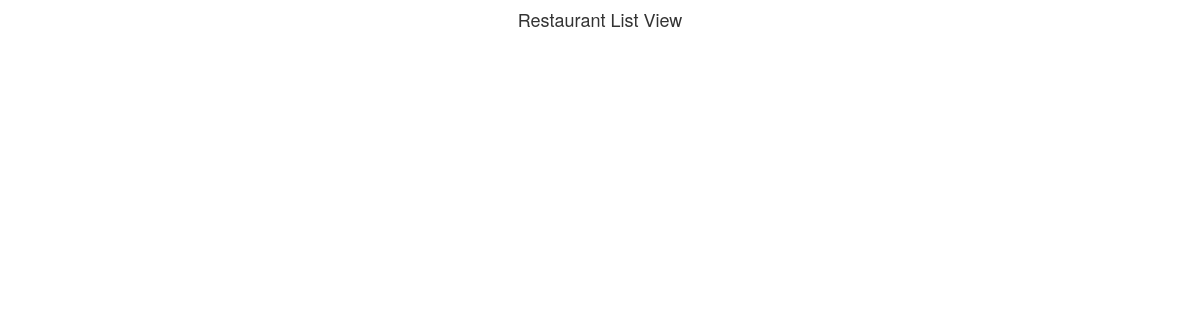
/restaurants/, run on an earlier commit of the app's database.
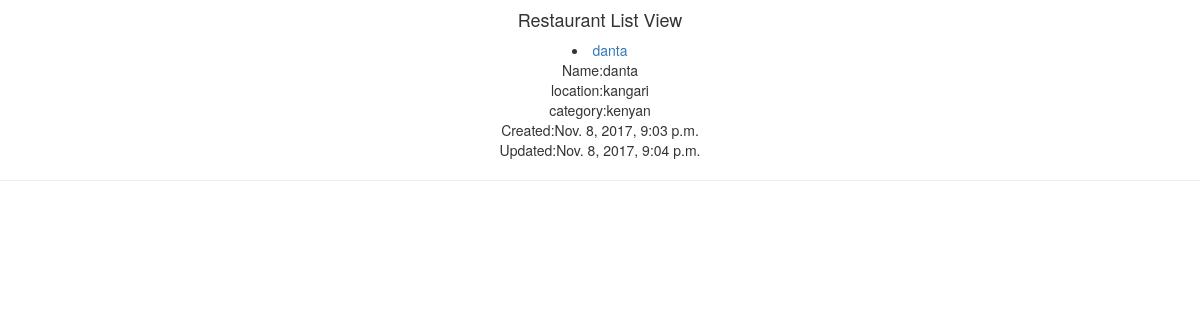
And on a later commit of the database.
### restaurants/models.py (models this page shows, shortened)
class RestaurantLocation(models.Model):
    owner     =      models.ForeignKey(User)
    name      =      models.CharField(max_length=120)
    location  =      models.CharField(max_length=120,blank=True, null=True)
    category  =      models.CharField(max_length=120,blank=False, null=True)
    timestamp =      models.DateTimeField(auto_now_add=True)  #when it was created/ added
    updated   =      models.DateTimeField(auto_now=True) #when it was updated/changed
    slug      =      models.SlugField(unique=True,blank=True, null=True)
    def __str__(self):
        return self.name

### restaurants/views.py (the view)
# urls.py: url(r'^restaurants/$',RestaurantListView.as_view()),
class RestaurantListView(ListView):
    template_name = 'restaurants/list.html'
    def get_queryset(self):
        slug  = self.kwargs.get("slug")
        if slug:
            queryset = RestaurantLocation.objects.filter(
            Q(category__iexact=slug) |
            Q(category__contains=slug)
            )
        else:
            queryset = RestaurantLocation.objects.all()
        return queryset

### restaurants/templates/restaurants/list.html
{% extends "restaurants/base.html" %}
        {% block content %}
        <h4 style="text-align:center;">Restaurant List View</h4>
        <div style="text-align:center;">
        {% for obj in object_list %}
        <li><a href="/restaurants/{{obj.slug}}/">{{ obj }}</a></li>
       Name:{{ obj.name }} <br>   location:{{ obj.location }} <br> category:{{ obj.category }}  <br> Created:{{ obj.timestamp }} <br> Updated:{{ obj.updated }}
        <hr>
        {% endfor %}
      </div>
      {% endblock content %}

What changed in the data, as far as the page shows it:
added RestaurantLocation: name "danta", location "kangari", category "kenyan", timestamp "Nov. 8, 2017, 9:03 p.m.", updated "Nov. 8, 2017, 9:04 p.m."
